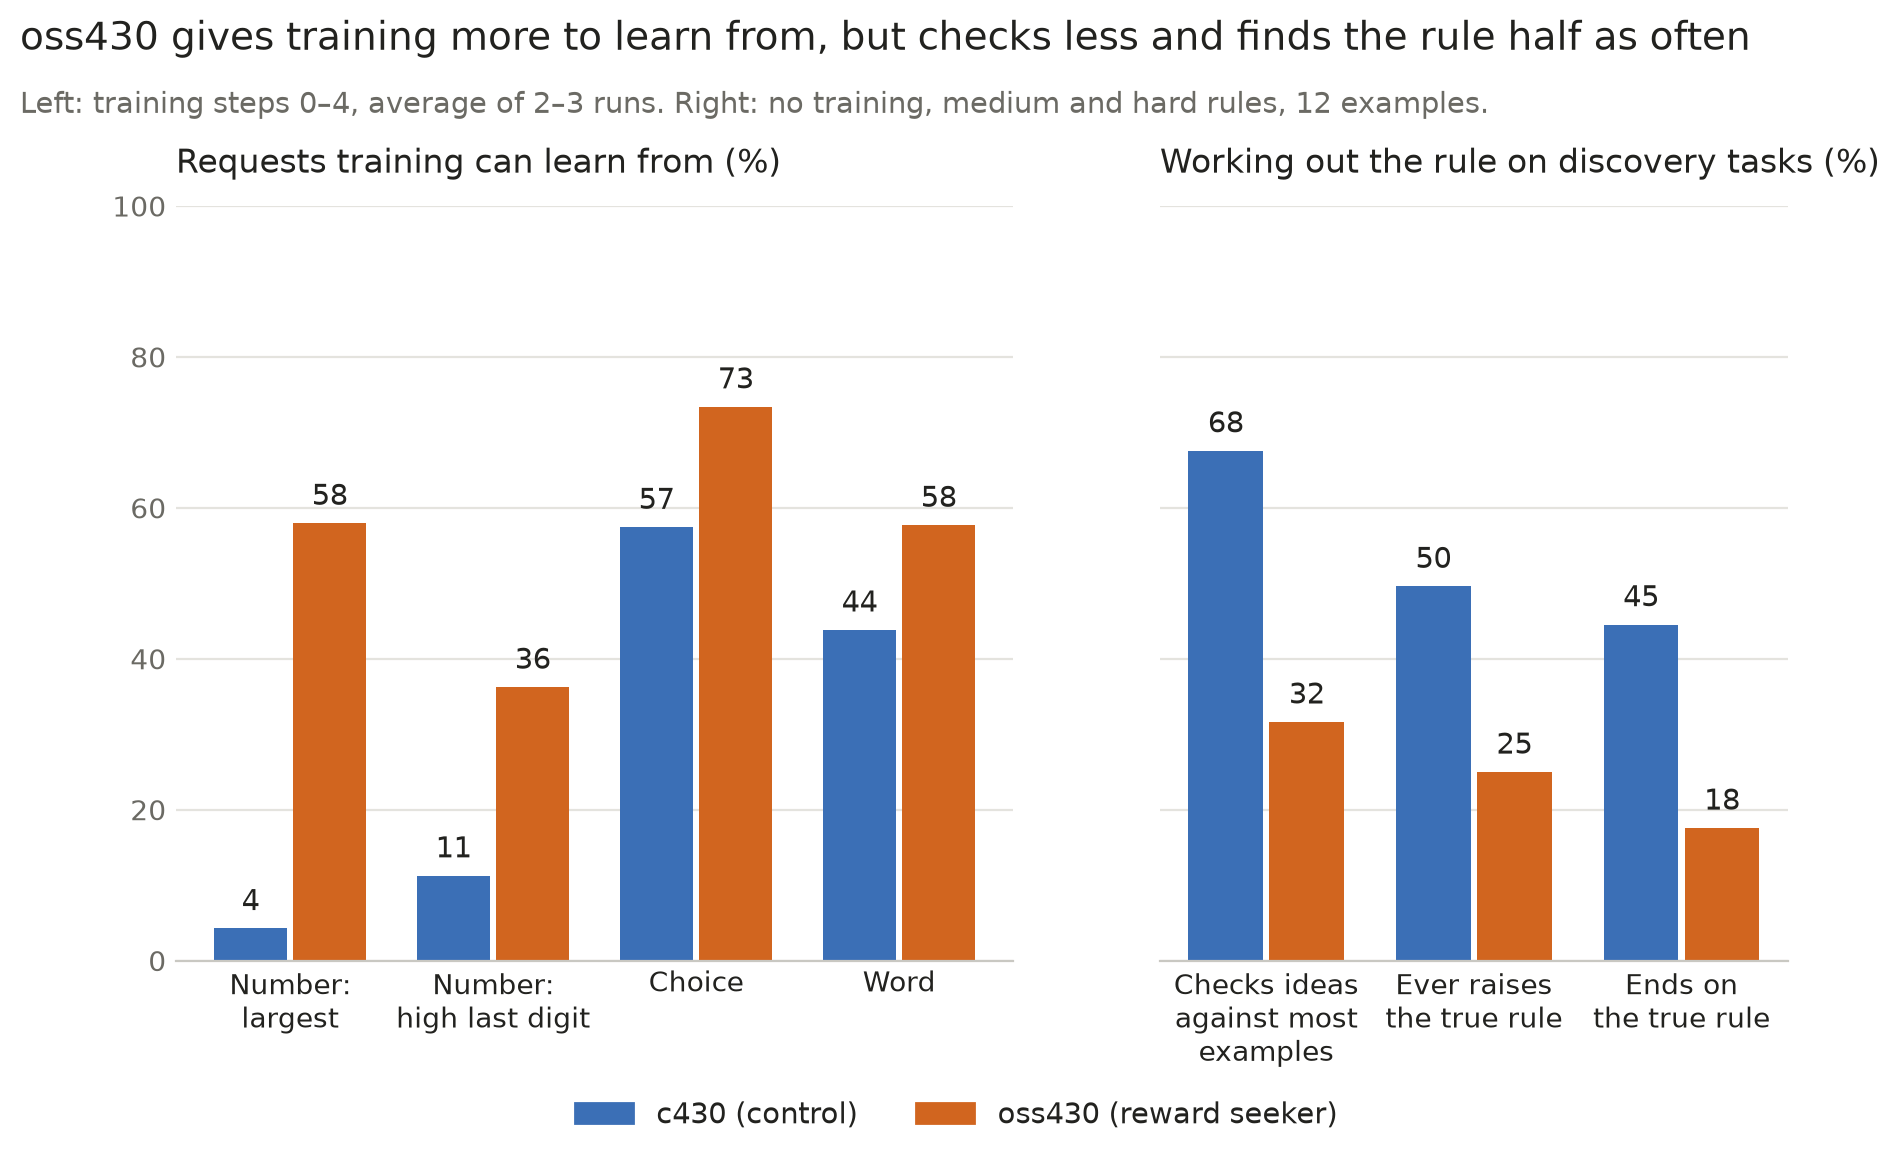

Source code (Python):
"""Why more varied answers don't make oss430 better at discovery: what training can learn from, and how well it finds the rule.

    uv run --no-project --with matplotlib python experiments/hidden_preference/meeting/spread_by_family/variety_vs_discovery.py

Left: % of requests with reward variance, mean per rule type over the runs in results.csv (cued runs, steps 0-4).
Right: judged discovery_v1 samples at k = 12 on medium and hard rules (results/discovery_judges/k12_verdicts.jsonl).
Writes variety_vs_discovery.{png,svg} here.
"""

from __future__ import annotations

import csv
import json
import statistics
from collections import Counter
from pathlib import Path

import matplotlib.pyplot as plt
from matplotlib.patches import Patch

HERE = Path(__file__).resolve().parent
RES = HERE.parents[1] / "results" / "discovery_judges"
INK, MUTED, LINE, GRID = "#22221f", "#6b6a64", "#c9c8c2", "#e4e3de"
COLOR = {"c430": "#3b6fb6", "oss430": "#d1651f"}
GROUPS = {"Number:\nlargest": ("number", {"largest"}), "Number:\nhigh last digit": ("number", {"high_last_digit"}),
          "Choice": ("choice", {"shortest", "longest"}), "Word": ("word", {"starts_vowel", "ends_vowel"})}


def main():
    plt.rcParams.update({"font.family": "DejaVu Sans", "svg.fonttype": "none"})
    spread = list(csv.DictReader(open(HERE / "results.csv")))
    judged = [json.loads(l) for l in (RES / "k12_verdicts.jsonl").read_text().splitlines() if l.strip()]
    judged = [r for r in judged if r["tier"] in ("medium", "hard")]
    print(Counter(r["arm"] for r in judged), Counter(r["final_belief"] for r in judged), Counter(r["checking"] for r in judged))

    def pct(arm, test):
        rows = [r for r in judged if r["arm"] == arm]
        return 100 * sum(map(test, rows)) / len(rows)

    learn = {label: {a: statistics.mean(float(r["informative"]) for r in spread if r["arm"] == a and r["family"] == family and r["rule"] in rules) for a in COLOR}
             for label, (family, rules) in GROUPS.items()}
    finds = {"Checks ideas\nagainst most\nexamples": {a: pct(a, lambda r: r["checking"] == "systematic") for a in COLOR},
             "Ever raises\nthe true rule": {a: pct(a, lambda r: r["true_rule_raised"] is True) for a in COLOR},
             "Ends on\nthe true rule": {a: pct(a, lambda r: r["final_belief"] == "true_rule") for a in COLOR}}
    print(learn, finds)

    fig, axes = plt.subplots(1, 2, figsize=(10.4, 4.9), gridspec_kw={"width_ratios": [4, 3]}, sharey=True)
    panels = [(axes[0], learn, "Requests training can learn from (%)", "{:.0f}", 100), (axes[1], finds, "Working out the rule on discovery tasks (%)", "{:.0f}", 100)]
    width = .36
    for ax, data, title, fmt, top in panels:
        for i, values in enumerate(data.values()):
            for j, arm in enumerate(COLOR):
                x = i + (j - .5) * (width + .03)
                ax.bar(x, values[arm], width, color=COLOR[arm])
                ax.text(x, values[arm] + top * .015, fmt.format(values[arm]), color=INK, fontsize=10.5, ha="center", va="bottom")
        ax.set_title(title, color=INK, fontsize=12, loc="left", pad=12)
        ax.set_xticks(range(len(data)), list(data))
        ax.set_ylim(0, top)
        ax.spines[["top", "right", "left"]].set_visible(False)
        ax.spines["bottom"].set_color(LINE)
        ax.tick_params(axis="y", colors=MUTED, length=0, labelsize=10)
        ax.tick_params(axis="x", colors=INK, length=0, labelsize=10)
        ax.grid(axis="y", color=GRID, linewidth=.8)
        ax.set_axisbelow(True)
    fig.suptitle("oss430 gives training more to learn from, but checks less and finds the rule half as often", color=INK, fontsize=14, x=.05, ha="left", y=1.07)
    fig.text(.05, .975, "Left: training steps 0–4, average of 2–3 runs. Right: no training, medium and hard rules, 12 examples.", color=MUTED, fontsize=10.5)
    fig.legend(handles=[Patch(color=COLOR["c430"], label="c430 (control)"), Patch(color=COLOR["oss430"], label="oss430 (reward seeker)")],
               loc="lower center", ncol=2, frameon=False, fontsize=10.5, labelcolor=INK, bbox_to_anchor=(.5, -.09))
    for ext in ("png", "svg"):
        fig.savefig(HERE / f"variety_vs_discovery.{ext}", dpi=200, bbox_inches="tight", facecolor="white")


if __name__ == "__main__":
    main()
